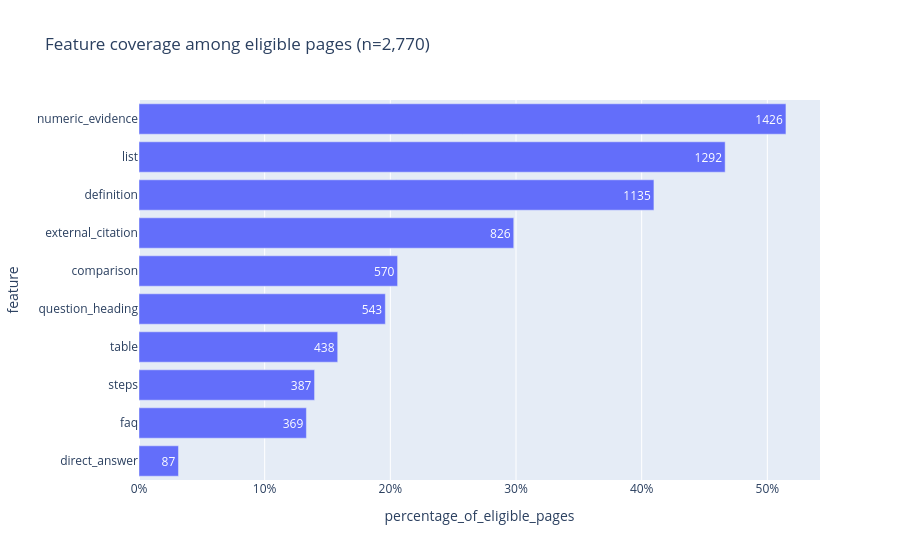

The notebook cell saved with this chart:
### Markdown cell above
## 2. Feature audit and coverage

Baseline features are not automatically repeated. The audit distinguishes previously available variables from genuinely new position, intensity, density, and interaction measurements.

### Code cell
audit = pd.read_csv(OUT / 'tables/position_feature_audit.csv')
display(audit)
fig = px.bar(
    coverage.sort_values('percentage_of_eligible_pages'),
    x='percentage_of_eligible_pages', y='feature', orientation='h',
    text='pages_with_feature',
    title=f'Feature coverage among eligible pages (n={int(coverage.applicable_page_count.max()):,})',
)
fig.update_xaxes(tickformat='.0%')
fig.show()
display(coverage)

### Figure 1 — Plotly figure (JSON) as saved in the notebook; plotly's stock layout.template omitted (floating-point values rounded to 4 significant figures)
{"data": [{"hovertemplate": "percentage_of_eligible_pages=%{x}<br>feature=%{y}<br>pages_with_feature=%{text}<extra></extra>", "legendgroup": "", "marker": {"color": "#636efa", "pattern": {"shape": ""}}, "name": "", "orientation": "h", "showlegend": false, "text": [87.0, 369.0, 387.0, 438.0, 543.0, 570.0, 826.0, 1135.0, 1292.0, 1426.0], "textposition": "auto", "type": "bar", "x": [0.03141, 0.1332, 0.1397, 0.1581, 0.196, 0.2058, 0.2982, 0.4097, 0.4664, 0.5148], "xaxis": "x", "y": ["direct_answer", "faq", "steps", "table", "question_heading", "comparison", "external_citation", "definition", "list", "numeric_evidence"], "yaxis": "y"}], "layout": {"barmode": "relative", "legend": {"tracegroupgap": 0}, "title": {"text": "Feature coverage among eligible pages (n=2,770)"}, "xaxis": {"anchor": "y", "domain": [0.0, 1.0], "tickformat": ".0%", "title": {"text": "percentage_of_eligible_pages"}}, "yaxis": {"anchor": "x", "domain": [0.0, 1.0], "title": {"text": "feature"}}}}
